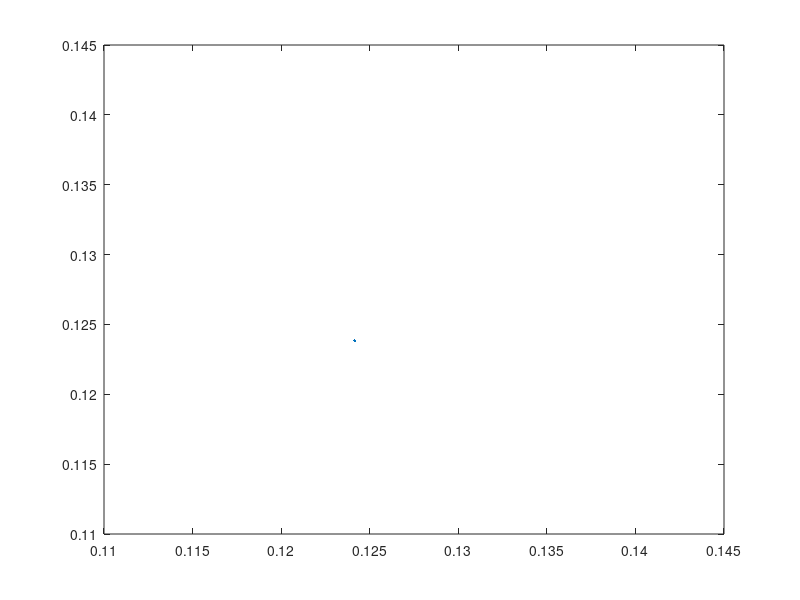
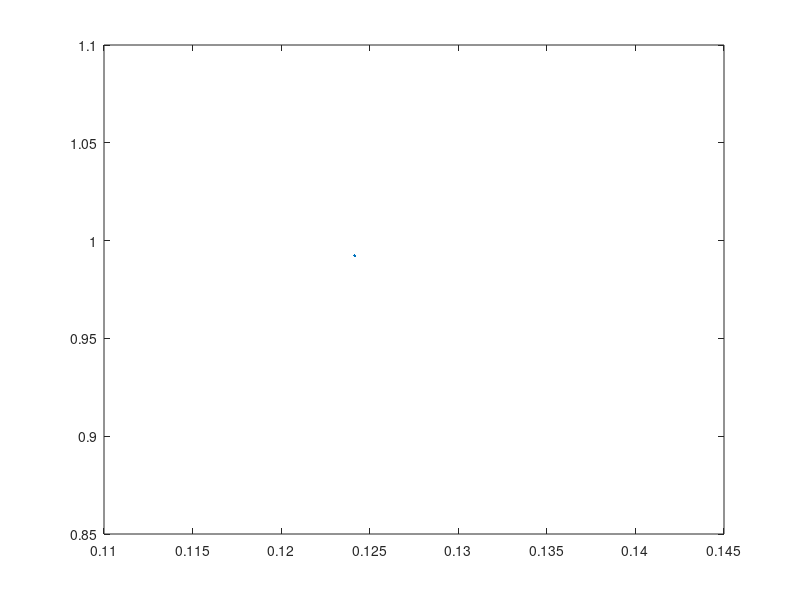

Write the MATLAB code that produced these figures, in order. (Note: this script raises an error after producing the figures.)
% 
% clc
% clear all
% f = 0.02;
% t1 = 0;
% t1 = (t1/360)*f;
% t2 = 0;
% t2 = (t2/360)*f;
% t3 = 0;
% t3 = (t3/360)*f;
% t4 = 0;
% t4 = (t4/360)*f;
% tetha11 = [1,t1];
% assignin('base', 'tetha11', [1,t1])
% tetha12 = [1,t2];
% tetha13 = [1,t3];
% tetha14 = [1,t4];
% fs = [1,f];
% sim ('multilevel');
% g = v_phase.data;
% A1 = A1.data;
% v1 = abs(0.01/2*(sum(A1)));
% A5 = A5.data;
% v5 = abs(0.01/2*(sum(A5)));
% A7 = A7.data;
% v7 = abs(0.01/2*(sum(A7)));
% A11 = A11.data;
% v11 = abs(0.01/2*(sum(A11)));
% y = A1;
%%
clc
x = 0;
for i = 1 : 1 :2
    x = x + cos(i)
end
round(6.7)
clear all
x = 0;
for i = 1 : 1 :2
    x = x + cos(i)
end
round(6.7)
figure(1)
plot(x,sin(x))
figure(12)
plot(x,cos(x))

%%
A = A10.data
x = rms(A)


%%
clc
B = sym('w_%d',[4,1])
% syms ('w',7)
M = 0
M = M+ v22_dc*(-1)^(1)*cos(B(3))
M1 = diff(M,B(3))
f = subs(M1,4)

%%
clc
clear all
z = zeros(4,2);
z(:,:,1) = [1,2;3,4;5,6;7,8];



[q,w] = min(z,[],2)

%%
r = 6.2;
round(r)